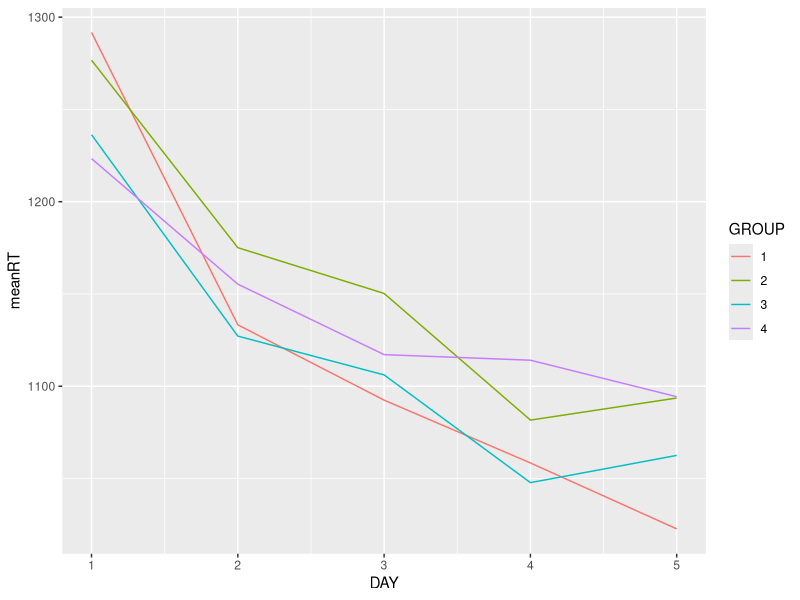
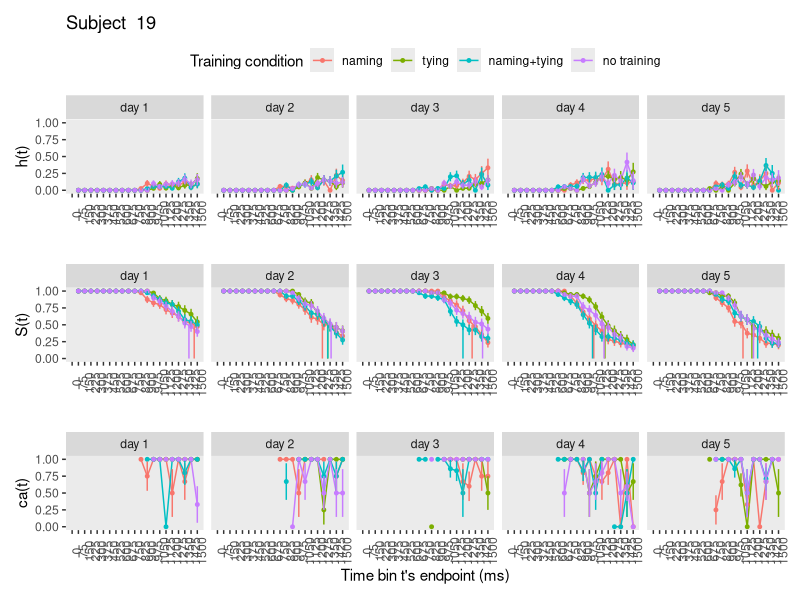
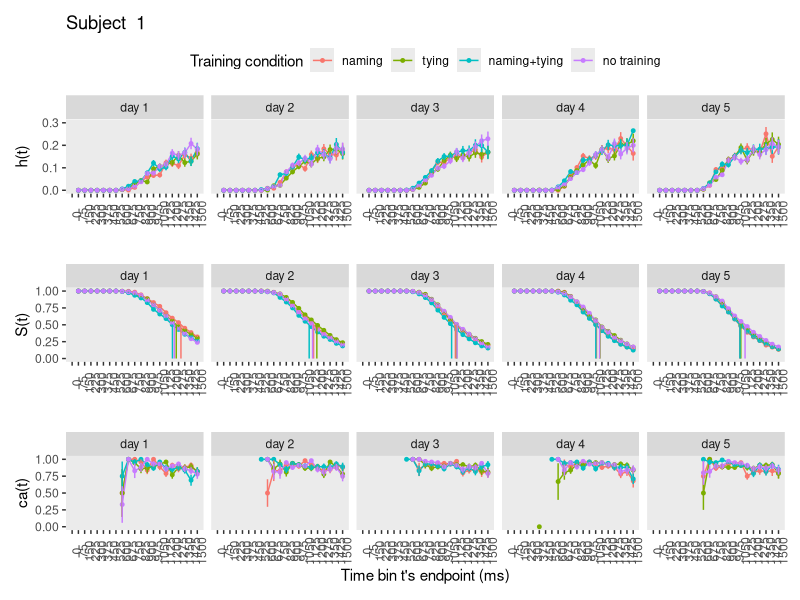
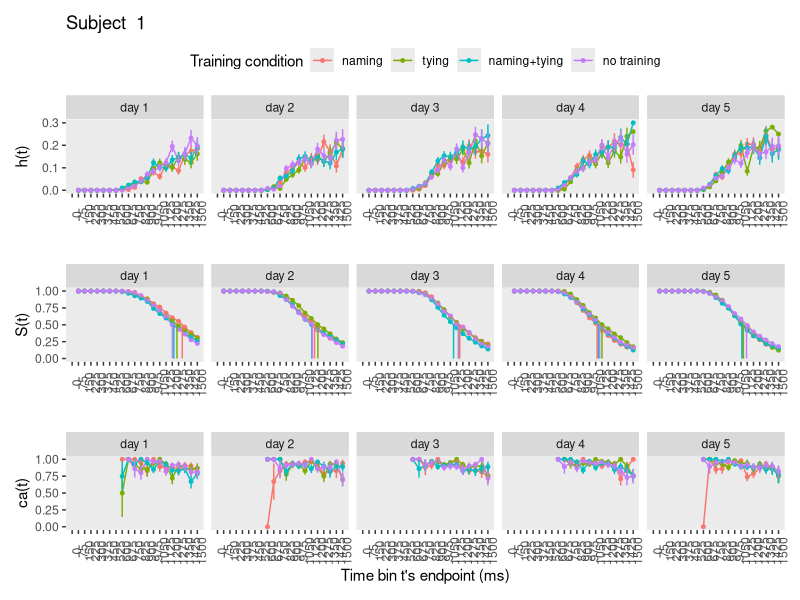
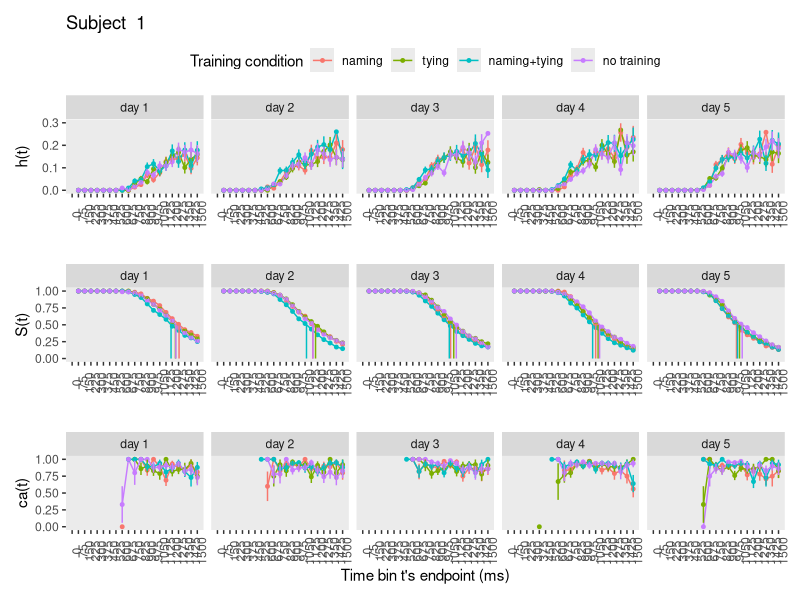
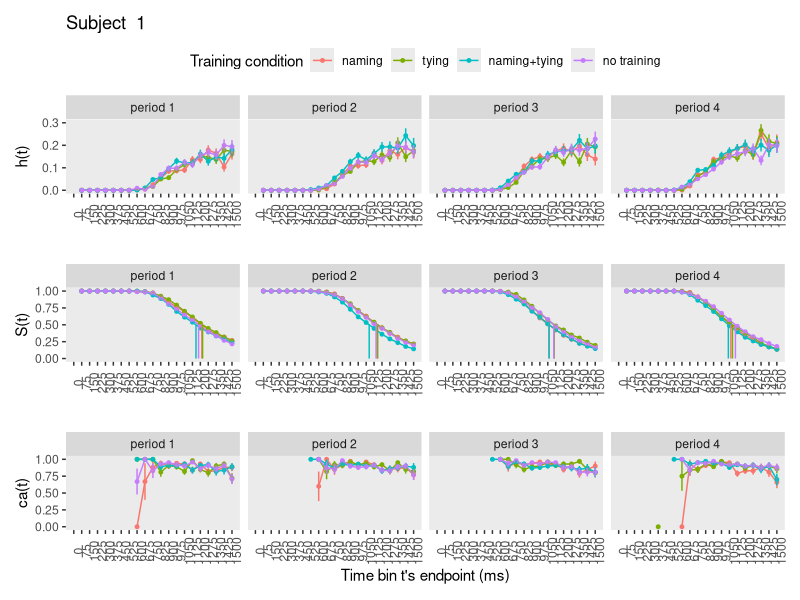
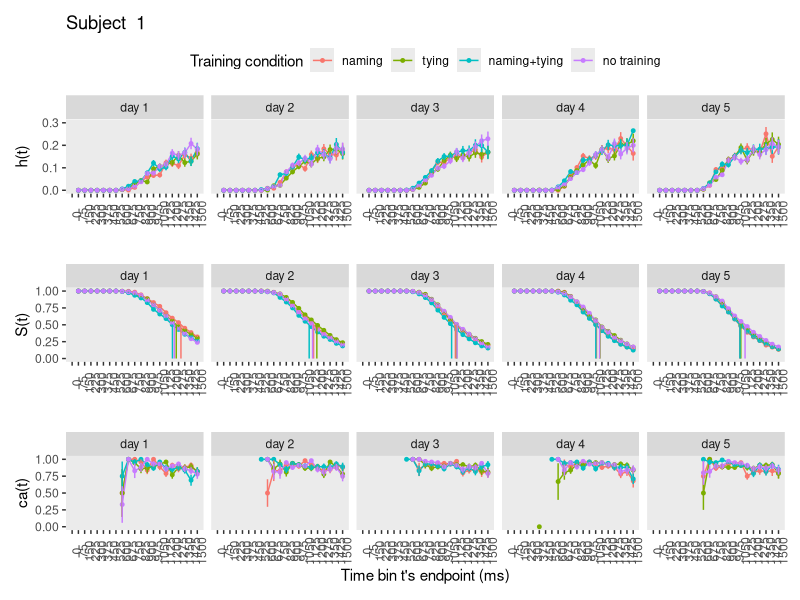
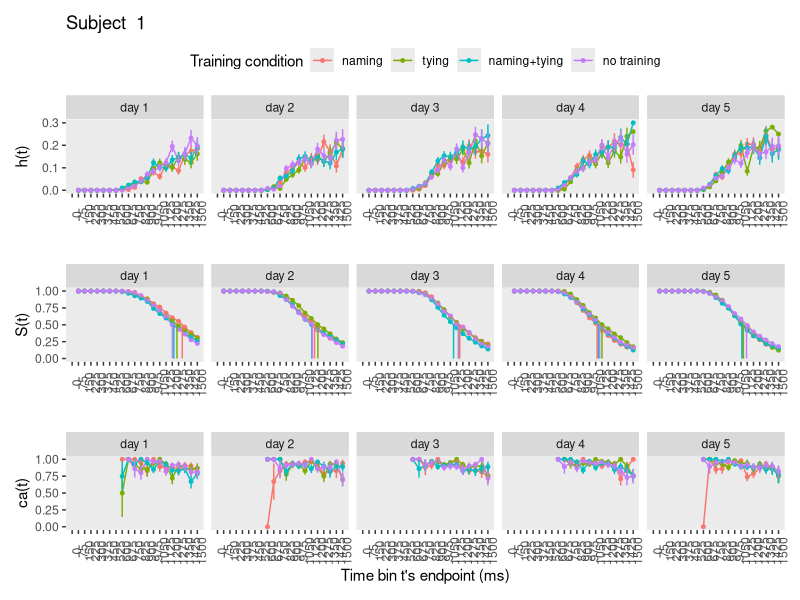

The R source for these figures, in order:
## ---- chunk 1
knitr::opts_chunk$set(echo = TRUE)
## ---- chunk 2
library(tidyverse) # data wrangling
library(patchwork) # combine figures
## ---- chunk 3
# load the datafile
data_orig <- read_csv(file = "data/data.csv") # 15120 obs. of 17 variables
summary(data_orig)

# check
test <- data_orig %>% group_by(pid, DAY, SESSION) %>% summarise(N = n())
print.data.frame(test)

# Missing 11 sessions (of 200 sessions): 
# s2 of d1 of s1
# s2 of d2 of s3
# s2 of d5 of s3
# s1 of d2 of s7
# s2 of d1 of s14
# s2 of d1 of s15
# s2 of d2 of s15
# s2 of d1 of s16
# s2 of d2 of s17
# s2 of d3 of s17
# s2 of d5 of s17

# remove trials where response = NA (452 trials)
data2 <- data_orig %>% drop_na() # 14668 trials left
head(data2)

# select relevant variables, and add accuracy column
data2 <- data2 %>%
  select(pid, RESPONSE, RT, GROUP, MATCH, DAY, SESSION) %>%
  mutate(acc = ifelse(RESPONSE==MATCH,1,0))
head(data2)

# select correct trials
data2_acc <- data2 %>% filter(acc==1) # 12783 trials
head(data2_acc)

# eliminate fastest and slowest 10% of trials, for each testing session of 80 trials:

# combine day and session info
data2_acc <- data2_acc %>% mutate(testsession = (2*(DAY-1)) + SESSION )

# nest data within pid x testsession
data2_acc_nest <- data2_acc %>% group_nest(pid,testsession)

pluck(data2_acc_nest,3,1)

# define function to sort RT, calculate 10%, and remove slowest and fastest trials
trim_data <- function(df){
  df <- df %>% arrange(RT)
  Ntrials <- nrow(df) 
  Nperc <- floor(floor(Ntrials/10) / 2) 
  df <- df %>% mutate(trim=1) # column 8
  df[1:Nperc,8] <- 0
  df[(nrow(df)-Nperc):nrow(df),8] <- 0
  df <- df %>% filter(trim==1)
  return(df)
}

data2_acc_trim <- data2_acc_nest %>% 
                     mutate(trimmed  = map(data, trim_data)) 

pluck(data2_acc_trim,4,1)

# unnest
data3 <- data2_acc_trim %>% 
                        select(pid, testsession, trimmed) %>%  unnest(trimmed)
head(data3)
summary(data3)

# plot mean RT for session 2
data3 <- data3 %>% mutate(GROUP = factor(GROUP, levels = 1:4))
data3 %>% filter(SESSION==2) %>% 
  group_by(DAY, GROUP) %>% summarise(meanRT = mean(RT)) %>%
  ggplot(mapping = aes(DAY, meanRT, group=GROUP, color=GROUP)) + geom_line()
## ---- chunk 4
# load the datafile
data_orig <- read_csv(file = "data/data.csv") # 15120 obs. of 17 variables

summary(data_orig)

data_orig %>% head(n=20)

# pid: 1-20 ? 
# RT: 375-2499 ms / NA: 452
# RESPONSE: 1 = match, 2 = nomatch / NA: 452
# GROUP: 1 - 4
# MATCH: 1 = yes, 2 = no
# DAY: 1 - 5

# select relevant variables, and add accuracy column
data <- data_orig %>%
  select(pid, RESPONSE, RT, GROUP, MATCH, DAY) %>%
  mutate(acc = ifelse(RESPONSE==MATCH,1,0))

# check...
head(data)
summary(data)
data %>% group_by(GROUP) %>% count() # 3780 trials per GROUP

# Rename columns to match with functions
names(data) <- c("pid", "resp", "RT", "iv2", "match", "iv1", "acc")
head(data)

# Add trial number per subject
data <- data %>% group_by(pid) %>% mutate(trial = row_number()) %>% ungroup()
head(data)
summary(data)

# check number of trials per GROUP and subject
SUM <- data %>% group_by(pid,iv2) %>% count() 
print.data.frame(SUM) # 140, 160, 180, or 200 trials per GROUP per subject...

# remove trials where response = NA
data_clean <- data %>% drop_na() # 14668 trials left
head(data_clean)

# add condition indicating each combination of iv2 (GROUP) and iv1 (day)
data_clean <- data_clean %>% mutate(condition = (4*(iv1-1)) + iv2) 
head(data_clean) 
summary(data_clean)
## ---- chunk 5
data_nested <- data_clean %>% group_nest(pid)
## ---- chunk 6
censor <- function(df, timeout, bin_width){
  if(!(timeout %% bin_width == 0)){
    return("The censoring time must be a multiple of the bin width!")
  }
  df %>% mutate(right_censored = 0,
                RT2 = ifelse(RT > timeout, timeout, RT) %>% round(digits=2),
                right_censored = ifelse(RT2 == timeout,1,right_censored),
                dRT = ceiling(RT2/bin_width),
                cens_time = timeout, bin_width = bin_width)
}
## ---- chunk 7
ptb <- function(df){
  df %>% uncount(weights = dRT) %>% 
         group_by(trial) %>% 
         mutate(period = 1:n()) %>% 
         mutate(event = if_else(period == max(period) & right_censored == 0, 1, 0)) %>% 
         ungroup()
}
## ---- chunk 8
setup_lt_2iv <- function(ptb){
  ptb %>% mutate(event = str_c("event", event)) %>%
          group_by(condition, iv1, iv2, period) %>% 
          count(event) %>% 
          ungroup() %>% 
          pivot_wider(names_from = event,
                      values_from = n) %>% 
          mutate(event0 = ifelse(is.na(event0),0,event0), # replace NA with 0
                 event1 = ifelse(is.na(event1),0,event1),
                 risk_set = event0 + event1) %>% # define the risk set
          mutate(hazard = (event1 / risk_set) %>% round(digits = 3)) %>% # calculate hazard estimate
          mutate(se_haz = sqrt((hazard * (1 - hazard)) / risk_set) %>% round(digits = 4)) %>% # se hazard
          group_by(condition) %>%
          mutate(survival = (cumprod(1-hazard)) %>% round(digits = 4), # calculate survival estimate
                 term     = (cumsum(hazard / (risk_set * (1 - hazard)))) %>% round(digits = 7),
                 se_surv  = (survival * sqrt(term)) %>% round(digits = 5)  ) %>% # Greenwood's (1926) approximation
          ungroup() 
}
## ---- chunk 9
calc_ca <- function(df){
  df %>% filter(right_censored==0) %>%
         group_by(condition,dRT,cens_time,bin_width) %>%
         summarize(ca = mean(acc) %>% round(digits = 2),
                   n = n(),
                   .groups = 'drop') %>%
         ungroup() %>%
         mutate(period = dRT,
                se_ca = sqrt((ca * (1-ca)) / n) %>% round(digits = 3)) %>%
         select(-dRT)
}
## ---- chunk 10
join_lt_ca <- function(df1,df2){df1 %>% left_join(df2, join_by(condition,period))}
## ---- chunk 11
extract_median <- function(df){
  above_pct50 <- df %>% 
      group_by(condition) %>%
      filter(survival > .5) %>% 
      slice(n()) # take last row
  below_pct50 <- df %>% 
      group_by(condition) %>%
      filter(survival < .5) %>% 
      slice(1) # take first row
  # pull period above
  period_above <- pull(above_pct50, period)
  # pull survivor function values
  survival_above <- pull(above_pct50, survival)
  survival_below <- pull(below_pct50, survival)
  # estimate median by interpolation
  median_period <- period_above+((survival_above-.5)/(survival_above-survival_below))*((period_above+1)-period_above)
}
## ---- chunk 12
plot_eha_2iv <- function(df,subj){
  library(patchwork)
  cutoff <- df %>% pull(cens_time) %>% max(na.rm=T)
  binsize <- df %>% pull(bin_width) %>% max(na.rm=T)
  median_period <- extract_median(df)
  n_iv1 <- nlevels(factor(df$iv1))
  n_iv2 <- nlevels(factor(df$iv2))
  n_conditions <- n_iv1*n_iv2
  # set up tibble to plot vertical lines indicating S(t).50 for each condition
  data_median <- c()
  for(i in 1:n_conditions){
    data_median <- append(data_median, c(median_period[i], median_period[i]))
  }
  data_medians <- tibble(period= data_median,
                         survival = rep(c(.5, 0),n_conditions),
                         condition = rep(1:n_conditions, each=2),
                         train =  factor(rep(rep(1:n_iv2, each=2),n_iv1),levels=c(1:4),labels=c("naming", "tying", "naming+tying","no training")),
                         day = factor(rep(1:n_iv1, each=2*n_iv2),levels=c(1:5),labels=str_c("day ",1:5)  ))
  
p1 <-df %>% 
  mutate(day = factor(iv1,levels=c(1:5),labels=str_c("day ",1:5)  )) %>% 
  mutate(train = factor(iv2,levels=c(1:4),labels=c("naming", "tying", "naming+tying","no training")  )) %>% 
                           
  ggplot(aes(x=period, color=train, group=train)) +
  geom_line(aes(y=hazard)) +
  geom_point(aes(y=hazard), size=1) + labs(color="Training condition") +
  geom_linerange(aes(ymin=hazard-se_haz, ymax=hazard+se_haz), show.legend = F) +
  scale_x_continuous(breaks = c(0,1:(cutoff/binsize)), labels=c(0,1:(cutoff/binsize)*binsize),
                     limits = c(0,cutoff/binsize)) +
  scale_y_continuous(limits = c(0,1)) +
  labs(x="", y="h(t)", title = paste("Subject ", subj)) +
  theme(legend.background = element_rect(fill = "transparent"),
        panel.grid = element_blank(),
        legend.position = "top",
        axis.text.x = element_text(angle=90)) +
  facet_wrap(~day, nrow=1,ncol=5)

p2 <-df %>%
  mutate(day = factor(iv1,levels=c(1:5),labels=str_c("day ",1:5)  )) %>% 
  mutate(train = factor(iv2,levels=c(1:4),labels=c("naming", "tying", "naming+tying", "no training")  )) %>% 
  ggplot(aes(x=period, color=train, group=train)) +
  geom_line(aes(y=survival), show.legend = F) +
  geom_point(aes(y=survival), size=1, show.legend = F) +
  
  geom_linerange(aes(ymin=survival-se_surv, ymax=survival+se_surv), show.legend = F) +
  # add medians
  geom_path(aes(x=period, y=survival),
            data = data_medians, 
            linetype = 1, show.legend = F) +
  scale_x_continuous(breaks = c(0,1:(cutoff/binsize)), labels=c(0,1:(cutoff/binsize)*binsize),
                     limits=c(0,cutoff/binsize)) +
  scale_y_continuous(limits = c(0,1)) +
  labs(x="", y="S(t)") +
  theme(panel.grid = element_blank(),
        axis.text.x = element_text(angle=90)) +
  facet_wrap(~day, nrow=1,ncol=5)

p3 <-df %>%
  mutate(day = factor(iv1,levels=c(1:5),labels=str_c("day ",1:5)  )) %>% 
  mutate(train = factor(iv2,levels=c(1:4),labels=c("naming", "tying", "naming+tying","no training")  )) %>% 
  ggplot(aes(x=period, color=train, group=train)) +
  geom_line(aes(y=ca), show.legend = F) +
  geom_point(aes(y=ca), size=1, show.legend = F) +
  geom_linerange(aes(ymin=ca-se_ca, ymax=ca+se_ca), show.legend = F) +
  scale_x_continuous(breaks = c(0,1:(cutoff/binsize)), labels=c(0,1:(cutoff/binsize)*binsize),
                     limits=c(0,cutoff/binsize)) +
  scale_y_continuous(limits = c(0,1)) +
  labs(x="Time bin t's endpoint (ms)", y="ca(t)",
       colour="Condition") +
  theme(panel.grid = element_blank(),
        axis.text.x = element_text(angle=90)) +
  facet_wrap(~day, nrow=1,ncol=5)

p1/p2/p3
}
## ---- chunk 13
data_final <- data_nested %>% 
                     mutate(censored  = map(data, censor, 1500, 75)) %>%  # user input: censoring time, bin width
                     mutate(ptb_data  = map(censored, ptb)) %>%            # create person-trial-bin dataset
                     mutate(lifetable = map(ptb_data, setup_lt_2iv)) %>%   # create life tables without ca for 2 IV's
                     mutate(condacc   = map(censored, calc_ca)) %>%        # calculate ca
                     mutate(lifetable_ca = map2(lifetable, condacc, join_lt_ca)) %>%  # create life tables with ca
                     mutate(plot      = map2(.x = lifetable_ca, .y = pid, plot_eha_2iv))  # create plots of info in life tables for 2 IV's
## ---- chunk 14
# pull censored for subject 1
pluck(data_final,3,1)

# pull ptb for subject 2
pluck(data_final,4,2)

# pull lifetable for subject 20 and condition 1 (day1 and training condition 1)
pluck(data_final,5,20) %>% filter(condition==4)

# pull full lifetable for subject 1 and condition 20
pluck(data_final,7,1) %>% filter(condition==20)

# view plot for single subject 
pluck(data_final,8,19) # subjects 3,4, 7,10, 16, 18 and 19 responded slower in one or more training conditions, on 1 or more days compared to others (median RT > 1500)
## ---- chunk 15
# create new pid and trial variables
data_clean_single <- data_clean %>% mutate(oldtrial=trial,
                                              oldpid=pid,
                                              trial = 1:n(),
                                              pid = 1)
summary(data_clean_single)

head(data_clean_single)
## ---- chunk 16
# limit y-axis for hazard plot
plot_eha_2iv_lim <- function(df,subj){
  library(patchwork)
  cutoff <- df %>% pull(cens_time) %>% max(na.rm=T)
  binsize <- df %>% pull(bin_width) %>% max(na.rm=T)
  median_period <- extract_median(df)
  n_iv1 <- nlevels(factor(df$iv1))
  n_iv2 <- nlevels(factor(df$iv2))
  n_conditions <- n_iv1*n_iv2
  # set up tibble to plot vertical lines indicating S(t).50 for each condition
  data_median <- c()
  for(i in 1:n_conditions){
    data_median <- append(data_median, c(median_period[i], median_period[i]))
  }
  data_medians <- tibble(period= data_median,
                         survival = rep(c(.5, 0),n_conditions),
                         condition = rep(1:n_conditions, each=2),
                         train =  factor(rep(rep(1:n_iv2, each=2),n_iv1),levels=c(1:4),labels=c("naming", "tying", "naming+tying","no training")),
                         day = factor(rep(1:n_iv1, each=2*n_iv2),levels=c(1:5),labels=str_c("day ",1:5)  ))
  
p1 <-df %>% 
  mutate(day = factor(iv1,levels=c(1:5),labels=str_c("day ",1:5)  )) %>% 
  mutate(train = factor(iv2,levels=c(1:4),labels=c("naming", "tying", "naming+tying","no training")  )) %>% 
                           
  ggplot(aes(x=period, color=train, group=train)) +
  geom_line(aes(y=hazard)) +
  geom_point(aes(y=hazard), size=1) + labs(color="Training condition") +
  geom_linerange(aes(ymin=hazard-se_haz, ymax=hazard+se_haz), show.legend = F) +
  scale_x_continuous(breaks = c(0,1:(cutoff/binsize)), labels=c(0,1:(cutoff/binsize)*binsize),
                     limits = c(0,cutoff/binsize)) +
  scale_y_continuous(limits = c(0,.3)) + # changes
  labs(x="", y="h(t)", title = paste("Subject ", subj)) +
  theme(legend.background = element_rect(fill = "transparent"),
        panel.grid = element_blank(),
        legend.position = "top",
        axis.text.x = element_text(angle=90)) +
  facet_wrap(~day, nrow=1,ncol=5)

p2 <-df %>%
  mutate(day = factor(iv1,levels=c(1:5),labels=str_c("day ",1:5)  )) %>% 
  mutate(train = factor(iv2,levels=c(1:4),labels=c("naming", "tying", "naming+tying", "no training")  )) %>% 
  ggplot(aes(x=period, color=train, group=train)) +
  geom_line(aes(y=survival), show.legend = F) +
  geom_point(aes(y=survival), size=1, show.legend = F) +
  
  geom_linerange(aes(ymin=survival-se_surv, ymax=survival+se_surv), show.legend = F) +
  # add medians
  geom_path(aes(x=period, y=survival),
            data = data_medians, 
            linetype = 1, show.legend = F) +
  scale_x_continuous(breaks = c(0,1:(cutoff/binsize)), labels=c(0,1:(cutoff/binsize)*binsize),
                     limits=c(0,cutoff/binsize)) +
  scale_y_continuous(limits = c(0,1)) +
  labs(x="", y="S(t)") +
  theme(panel.grid = element_blank(),
        axis.text.x = element_text(angle=90)) +
  facet_wrap(~day, nrow=1,ncol=5)

p3 <-df %>%
  mutate(day = factor(iv1,levels=c(1:5),labels=str_c("day ",1:5)  )) %>% 
  mutate(train = factor(iv2,levels=c(1:4),labels=c("naming", "tying", "naming+tying","no training")  )) %>% 
  ggplot(aes(x=period, color=train, group=train)) +
  geom_line(aes(y=ca), show.legend = F) +
  geom_point(aes(y=ca), size=1, show.legend = F) +
  geom_linerange(aes(ymin=ca-se_ca, ymax=ca+se_ca), show.legend = F) +
  scale_x_continuous(breaks = c(0,1:(cutoff/binsize)), labels=c(0,1:(cutoff/binsize)*binsize),
                     limits=c(0,cutoff/binsize)) +
  scale_y_continuous(limits = c(0,1)) +
  labs(x="Time bin t's endpoint (ms)", y="ca(t)",
       colour="Condition") +
  theme(panel.grid = element_blank(),
        axis.text.x = element_text(angle=90)) +
  facet_wrap(~day, nrow=1,ncol=5)

p1/p2/p3
}
## ---- chunk 17
data_nested_single <- data_clean_single %>% group_nest(pid)

data_final_single <- data_nested_single %>% 
                     mutate(censored  = map(data, censor, 1500, 75)) %>%  # user input: censoring time, bin width
                     mutate(ptb_data  = map(censored, ptb)) %>%            # create person-trial-bin dataset
                     mutate(lifetable = map(ptb_data, setup_lt_2iv)) %>%   # create life tables without ca for 2 IV's
                     mutate(condacc   = map(censored, calc_ca)) %>%        # calculate ca
                     mutate(lifetable_ca = map2(lifetable, condacc, join_lt_ca)) %>%  # create life tables with ca
                     mutate(plot      = map2(.x = lifetable_ca, .y = pid, plot_eha_2iv_lim))  # create plots of info in life tables for 2 IV's
## ---- chunk 18
# view plot for subject 1
pluck(data_final_single,8,1)
## ---- chunk 19
# save as pdf
# map2(paste0("figures/figure_aggregated", data_final_single$pid, ".pdf"), data_final_single$plot, ggsave, width = 25, height = 20, units = "cm")

# save as png
map2(paste0("figures/figure_aggregated", data_final_single$pid, ".png"), data_final_single$plot, ggsave, width = 12, height = 8, dpi = 600)

## ---- chunk 20
# select pre-training sessions
# load the datafile
data_orig <- read_csv(file = "data/data.csv") # 15120 obs. of 17 variables
summary(data_orig)

# select relevant variables, and add accuracy column
data_pre <- data_orig %>%
  select(pid, RESPONSE, RT, GROUP, MATCH, DAY, SESSION) %>%
  mutate(acc = ifelse(RESPONSE==MATCH,1,0)) %>%
  filter(SESSION == 1) %>%
  select(-SESSION)

# check...
head(data_pre)

# Rename columns to match with functions
names(data_pre) <- c("pid", "resp", "RT", "iv2", "match", "iv1", "acc")
head(data_pre)

# Add trial number per subject
data_pre <- data_pre %>% group_by(pid) %>% mutate(trial = row_number()) %>% ungroup()
head(data_pre)
summary(data_pre)

# remove trials where response = NA
data_pre_clean <- data_pre %>% drop_na() 
head(data_pre_clean)

# add condition indicating each combination of iv2 (GROUP) and iv1 (day)
data_pre_clean <- data_pre_clean %>% mutate(condition = (4*(iv1-1)) + iv2) 
head(data_pre_clean) 
summary(data_pre_clean)

# create new pid and trial variables for aggregated data plot
data_pre_clean_single <- data_pre_clean %>% mutate(oldtrial=trial,
                                              oldpid=pid,
                                              trial = 1:n(),
                                              pid = 1)
summary(data_pre_clean_single)
head(data_pre_clean_single)
## ---- chunk 21
data_nested_single_pre <- data_pre_clean_single %>% group_nest(pid)

data_final_single_pre <- data_nested_single_pre %>% 
                     mutate(censored  = map(data, censor, 1500, 75)) %>%  # user input: censoring time, bin width
                     mutate(ptb_data  = map(censored, ptb)) %>%            # create person-trial-bin dataset
                     mutate(lifetable = map(ptb_data, setup_lt_2iv)) %>%   # create life tables without ca for 2 IV's
                     mutate(condacc   = map(censored, calc_ca)) %>%        # calculate ca
                     mutate(lifetable_ca = map2(lifetable, condacc, join_lt_ca)) %>%  # create life tables with ca
                     mutate(plot      = map2(.x = lifetable_ca, .y = pid, plot_eha_2iv_lim))  # create plots of info in life tables for 2 IV's
## ---- chunk 22
# view plot for subject 1
pluck(data_final_single_pre,8,1)
## ---- chunk 23
# save as png
map2(paste0("figures/figure_aggregated_pre", data_final_single_pre$pid, ".png"), data_final_single_pre$plot, ggsave, width = 12, height = 8, dpi = 600)
## ---- chunk 24
# select post-training sessions
# load the datafile
data_orig <- read_csv(file = "data/data.csv") # 15120 obs. of 17 variables
summary(data_orig)

# select relevant variables, and add accuracy column
data_post <- data_orig %>%
  select(pid, RESPONSE, RT, GROUP, MATCH, DAY, SESSION) %>%
  mutate(acc = ifelse(RESPONSE==MATCH,1,0)) %>%
  filter(SESSION == 2) %>%
  select(-SESSION)

# check...
head(data_post)

# Rename columns to match with functions
names(data_post) <- c("pid", "resp", "RT", "iv2", "match", "iv1", "acc")
head(data_post)

# Add trial number per subject
data_post <- data_post %>% group_by(pid) %>% mutate(trial = row_number()) %>% ungroup()
head(data_post)
summary(data_post)

# remove trials where response = NA
data_post_clean <- data_post %>% drop_na() 
head(data_post_clean)

# add condition indicating each combination of iv2 (GROUP) and iv1 (day)
data_post_clean <- data_post_clean %>% mutate(condition = (4*(iv1-1)) + iv2) 
head(data_post_clean) 
summary(data_post_clean)

# create new pid and trial variables for aggregated data plot
data_post_clean_single <- data_post_clean %>% mutate(oldtrial=trial,
                                              oldpid=pid,
                                              trial = 1:n(),
                                              pid = 1)
summary(data_post_clean_single)
head(data_post_clean_single)
## ---- chunk 25
data_nested_single_post <- data_post_clean_single %>% group_nest(pid)

data_final_single_post <- data_nested_single_post %>% 
                     mutate(censored  = map(data, censor, 1500, 75)) %>%  # user input: censoring time, bin width
                     mutate(ptb_data  = map(censored, ptb)) %>%            # create person-trial-bin dataset
                     mutate(lifetable = map(ptb_data, setup_lt_2iv)) %>%   # create life tables without ca for 2 IV's
                     mutate(condacc   = map(censored, calc_ca)) %>%        # calculate ca
                     mutate(lifetable_ca = map2(lifetable, condacc, join_lt_ca)) %>%  # create life tables with ca
                     mutate(plot      = map2(.x = lifetable_ca, .y = pid, plot_eha_2iv_lim))  # create plots of info in life tables for 2 IV's
## ---- chunk 26
# view plot for subject 1
pluck(data_final_single_post,8,1)
## ---- chunk 27
# save as png
map2(paste0("figures/figure_aggregated_post", data_final_single_post$pid, ".png"), data_final_single_post$plot, ggsave, width = 12, height = 8, dpi = 600)
## ---- chunk 28
# select between-training sessions
# load the datafile
data_orig <- read_csv(file = "data/data.csv") # 15120 obs. of 17 variables
data_orig %>% count(DAY)
# select relevant variables, and add accuracy column
data_between <- data_orig %>%
  select(pid, RESPONSE, RT, GROUP, MATCH, DAY, SESSION) %>%
  mutate(acc = ifelse(RESPONSE==MATCH,1,0),
         DAY_BETWEEN = ifelse(DAY==1 & SESSION ==1, 0,
                       ifelse(DAY==1 & SESSION ==2, 1,
                       ifelse(DAY==2 & SESSION ==1, 1,
                       ifelse(DAY==2 & SESSION ==2, 2,
                       ifelse(DAY==3 & SESSION ==1, 2,
                       ifelse(DAY==3 & SESSION ==2, 3,
                       ifelse(DAY==4 & SESSION ==1, 3,
                       ifelse(DAY==4 & SESSION ==2, 4,
                       ifelse(DAY==5 & SESSION ==1, 4, 0))))))))) )
data_between %>% count(DAY_BETWEEN)


# remove first and last session
data_between <- data_between %>% filter(DAY_BETWEEN>0)

# remove columns DAY and SESSION
data_between <- data_between %>% select(-c(DAY,SESSION))

# Rename columns to match with functions
names(data_between) <- c("pid", "resp", "RT", "iv2", "match", "acc", "iv1")
head(data_between)

# Add trial number per subject
data_between <- data_between %>% group_by(pid) %>% mutate(trial = row_number()) %>% ungroup()

head(data_between)
summary(data_between)

# remove trials where response = NA
data_between_clean <- data_between %>% drop_na() 
head(data_between_clean)

# add condition indicating each combination of iv2 (GROUP) and iv1 (DAY_BETWEEN)
data_between_clean <- data_between_clean %>% mutate(condition = (4*(iv1-1)) + iv2) 
head(data_between_clean) 
summary(data_between_clean)

# create new pid and trial variables for aggregated data plot
data_between_clean_single <- data_between_clean %>% mutate(oldtrial=trial,
                                              oldpid=pid,
                                              trial = 1:n(),
                                              pid = 1)
summary(data_between_clean_single)
head(data_between_clean_single)
## ---- chunk 29
# limit y-axis hazard + only 4 levels for iv1 (periods between learning)
plot_eha_2iv_lim_between <- function(df,subj){
  library(patchwork)
  cutoff <- df %>% pull(cens_time) %>% max(na.rm=T)
  binsize <- df %>% pull(bin_width) %>% max(na.rm=T)
  median_period <- extract_median(df)
  n_iv1 <- nlevels(factor(df$iv1))
  n_iv2 <- nlevels(factor(df$iv2))
  n_conditions <- n_iv1*n_iv2
  # set up tibble to plot vertical lines indicating S(t).50 for each condition
  data_median <- c()
  for(i in 1:n_conditions){
    data_median <- append(data_median, c(median_period[i], median_period[i]))
  }
  data_medians <- tibble(period= data_median,
                         survival = rep(c(.5, 0),n_conditions),
                         condition = rep(1:n_conditions, each=2),
                         train =  factor(rep(rep(1:n_iv2, each=2),n_iv1),levels=c(1:4),labels=c("naming", "tying", "naming+tying","no training")),
                         day = factor(rep(1:n_iv1, each=2*n_iv2),levels=c(1:4),labels=str_c("period ",1:4)  )) # changes
  
p1 <-df %>% 
  mutate(day = factor(iv1,levels=c(1:4),labels=str_c("period ",1:4)  )) %>% # changes 
  mutate(train = factor(iv2,levels=c(1:4),labels=c("naming", "tying", "naming+tying","no training")  )) %>% 
                           
  ggplot(aes(x=period, color=train, group=train)) +
  geom_line(aes(y=hazard)) +
  geom_point(aes(y=hazard), size=1) + labs(color="Training condition") +
  geom_linerange(aes(ymin=hazard-se_haz, ymax=hazard+se_haz), show.legend = F) +
  scale_x_continuous(breaks = c(0,1:(cutoff/binsize)), labels=c(0,1:(cutoff/binsize)*binsize),
                     limits = c(0,cutoff/binsize)) +
  scale_y_continuous(limits = c(0,.3)) +
  labs(x="", y="h(t)", title = paste("Subject ", subj)) +
  theme(legend.background = element_rect(fill = "transparent"),
        panel.grid = element_blank(),
        legend.position = "top",
        axis.text.x = element_text(angle=90)) +
  facet_wrap(~day, nrow=1,ncol=5)

p2 <-df %>%
  mutate(day = factor(iv1,levels=c(1:4),labels=str_c("period ",1:4)  )) %>% # changes
  mutate(train = factor(iv2,levels=c(1:4),labels=c("naming", "tying", "naming+tying", "no training")  )) %>% 
  ggplot(aes(x=period, color=train, group=train)) +
  geom_line(aes(y=survival), show.legend = F) +
  geom_point(aes(y=survival), size=1, show.legend = F) +
  
  geom_linerange(aes(ymin=survival-se_surv, ymax=survival+se_surv), show.legend = F) +
  # add medians
  geom_path(aes(x=period, y=survival),
            data = data_medians, 
            linetype = 1, show.legend = F) +
  scale_x_continuous(breaks = c(0,1:(cutoff/binsize)), labels=c(0,1:(cutoff/binsize)*binsize),
                     limits=c(0,cutoff/binsize)) +
  scale_y_continuous(limits = c(0,1)) +
  labs(x="", y="S(t)") +
  theme(panel.grid = element_blank(),
        axis.text.x = element_text(angle=90)) +
  facet_wrap(~day, nrow=1,ncol=5)

p3 <-df %>%
  mutate(day = factor(iv1,levels=c(1:4),labels=str_c("period ",1:4)  )) %>% # changes 
  mutate(train = factor(iv2,levels=c(1:4),labels=c("naming", "tying", "naming+tying","no training")  )) %>% 
  ggplot(aes(x=period, color=train, group=train)) +
  geom_line(aes(y=ca), show.legend = F) +
  geom_point(aes(y=ca), size=1, show.legend = F) +
  geom_linerange(aes(ymin=ca-se_ca, ymax=ca+se_ca), show.legend = F) +
  scale_x_continuous(breaks = c(0,1:(cutoff/binsize)), labels=c(0,1:(cutoff/binsize)*binsize),
                     limits=c(0,cutoff/binsize)) +
  scale_y_continuous(limits = c(0,1)) +
  labs(x="Time bin t's endpoint (ms)", y="ca(t)",
       colour="Condition") +
  theme(panel.grid = element_blank(),
        axis.text.x = element_text(angle=90)) +
  facet_wrap(~day, nrow=1,ncol=5)

p1/p2/p3
}
## ---- chunk 30
data_nested_single_between <- data_between_clean_single %>% group_nest(pid)

data_final_single_between <- data_nested_single_between %>% 
                     mutate(censored  = map(data, censor, 1500, 75)) %>%  # user input: censoring time, bin width
                     mutate(ptb_data  = map(censored, ptb)) %>%            # create person-trial-bin dataset
                     mutate(lifetable = map(ptb_data, setup_lt_2iv)) %>%   # create life tables without ca for 2 IV's
                     mutate(condacc   = map(censored, calc_ca)) %>%        # calculate ca
                     mutate(lifetable_ca = map2(lifetable, condacc, join_lt_ca)) %>%  # create life tables with ca
                     mutate(plot      = map2(.x = lifetable_ca, .y = pid, plot_eha_2iv_lim_between))  # create plots of info in life tables for 2 IV's
## ---- chunk 31
# view plot for subject 1
pluck(data_final_single_between,8,1)
## ---- chunk 32
# save as png
map2(paste0("figures/figure_aggregated_between", data_final_single_between$pid, ".png"), data_final_single_between$plot, ggsave, width = 12, height = 8, dpi = 600)
